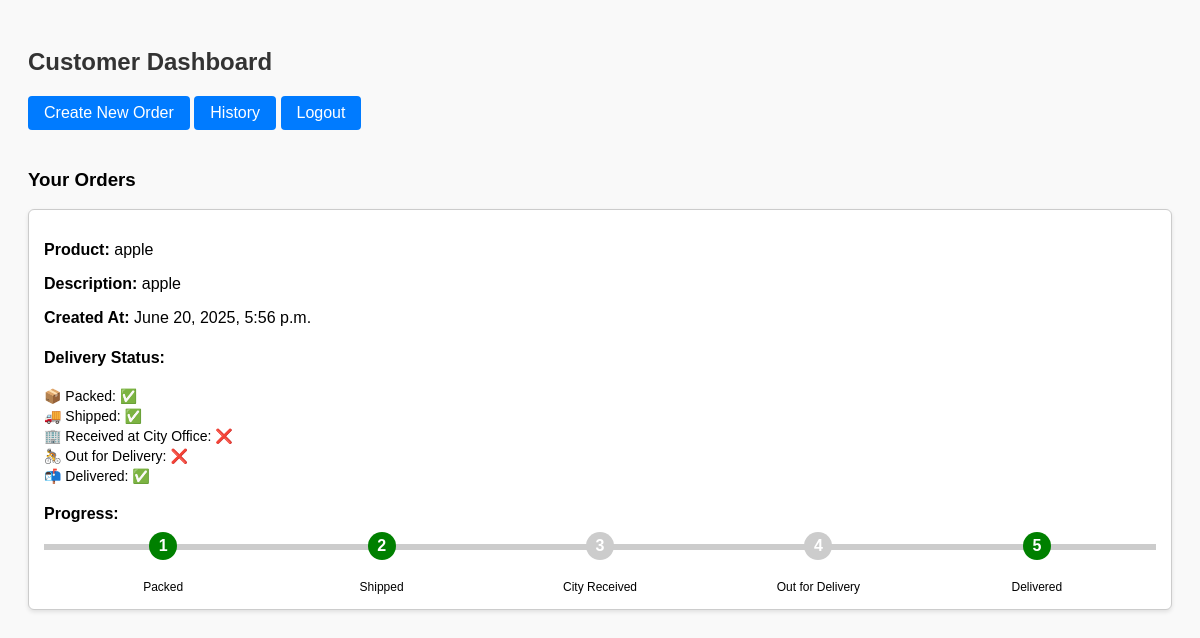
Before: /customer_dashboard/ (signed in) with the older database file.
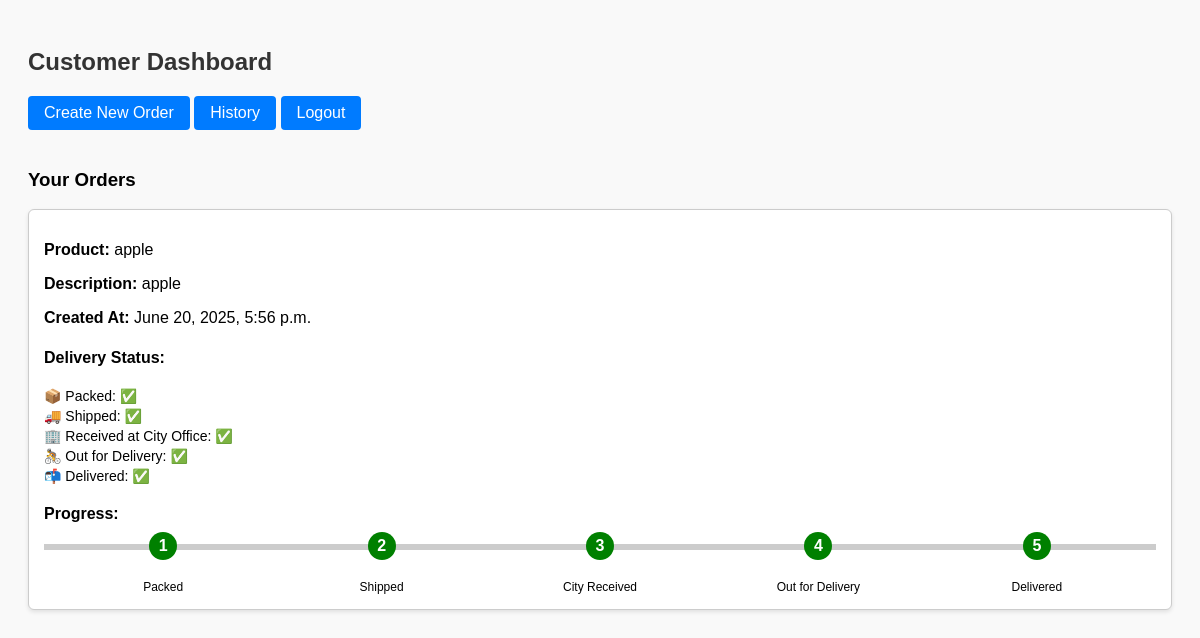
After: the same page with the newer database file.
### delivery_app/models.py (models this page shows, shortened)
class Order(models.Model):
    customer = models.ForeignKey(Customer, on_delete=models.CASCADE)
    product_name = models.CharField(max_length=255)
    description = models.TextField()
    created_at = models.DateTimeField(auto_now_add=True)
    warehouse_manager = models.ForeignKey(WarehouseManager, on_delete=models.SET_NULL, null=True, blank=True)
    city_manager = models.ForeignKey(CityManager, on_delete=models.SET_NULL, null=True, blank=True)
    porter = models.ForeignKey(Porter, on_delete=models.SET_NULL, null=True, blank=True)
    is_packed = models.BooleanField(default=False)
    is_shipped = models.BooleanField(default=False)
    received_at_city = models.BooleanField(default=False)
    out_for_delivery = models.BooleanField(default=False)
    is_delivered = models.BooleanField(default=False)

### delivery_app/views.py (the view)
# urls.py: path('customer_dashboard/', views.customer_dashboard, name='customer_dashboard'),
@login_required
def customer_dashboard(request):
    orders=Order.objects.filter(customer=request.user.customer)
    return render(request,'customer_dashboard.html',{'orders':orders})

### delivery_app/templates/customer_dashboard.html (shortened to what this page needs)
{% load static %}
<!DOCTYPE html>
<html lang="en">
<head>
   <link rel="stylesheet" href="{% static 'css/customer_dashboard.css' %}">
</head>
<body>
  <h2>Customer Dashboard</h2>
  <a href="{% url 'create_order' %}" class="button">Create New Order</a>
  <a href="{% url 'customer_history' %}" class="button"  >History</a>
  <a href="{% url 'logout' %}" class="button"  >Logout</a>
  <h3>Your Orders</h3>
  {% for order in orders %}
    <div class="order-card">
      <p><strong>Product:</strong> {{ order.product_name }}</p>
      <p><strong>Description:</strong> {{ order.description }}</p>
      <p><strong>Created At:</strong> {{ order.created_at }}</p>
      <h4>Delivery Status:</h4>
      <ul>
        <li>📦 Packed: {% if order.is_packed %}✅{% else %}❌{% endif %}</li>
        <li>🚚 Shipped: {% if order.is_shipped %}✅{% else %}❌{% endif %}</li>
        <li>🏢 Received at City Office: {% if order.received_at_city %}✅{% else %}❌{% endif %}</li>
        <li>🚴 Out for Delivery: {% if order.out_for_delivery %}✅{% else %}❌{% endif %}</li>
        <li>📬 Delivered: {% if order.is_delivered %}✅{% else %}❌{% endif %}</li>
      </ul>
      <h4>Progress:</h4>
      <div class="progress-container">
        <div class="progress-step {% if order.is_packed %}completed{% endif %}">
          <span>1</span>
          <label>Packed</label>
        </div>
        <div class="progress-step {% if order.is_shipped %}completed{% endif %}">
          <span>2</span>
          <label>Shipped</label>
        </div>
        <div class="progress-step {% if order.received_at_city %}completed{% endif %}">
          <span>3</span>
          <label>City Received</label>
        </div>
        <div class="progress-step {% if order.out_for_delivery %}completed{% endif %}">
          <span>4</span>
          <label>Out for Delivery</label>
        </div>
        <div class="progress-step {% if order.is_delivered %}completed{% endif %}">
          <span>5</span>
          <label>Delivered</label>
        </div>
      </div>
    </div>
  {% empty %}
    <p>You have no orders yet.</p>
  {% endfor %}
</body>
</html>

### delivery_app/static/css/customer_dashboard.css (style rules this page uses)
body { font-family: Arial, sans-serif; padding: 20px; background: #f9f9f9; }
h2 { color: #333; }
a.button { display: inline-block; margin-bottom: 20px; padding: 8px 16px; background-color: #007bff; color: white; text-decoration: none; border-radius: 4px; }
.order-card { background-color: white; border: 1px solid #ccc; padding: 15px; margin-bottom: 20px; border-radius: 6px; box-shadow: 0 2px 4px rgba(0,0,0,0.1); }
ul { list-style: none; padding-left: 0; }
ul li { margin: 4px 0; font-size: 14px; }
.progress-container { display: flex; justify-content: space-between; align-items: center; margin-top: 20px; padding: 0 10px; position: relative; border-top: 3px solid #ccc; }
.progress-step { position: relative; text-align: center; flex: 1; }
.progress-step span { display: inline-block; width: 28px; height: 28px; line-height: 28px; border-radius: 50%; background-color: #ccc; color: white; font-weight: bold; z-index: 1; position: relative; top: -15px; }
.progress-step.completed span { background-color: green; }
.progress-step label { display: block; margin-top: 5px; font-size: 12px; }
.progress-container::before { content: ''; position: absolute; top: 0; left: 0; height: 3px; width: 100%; background-color: #ccc; z-index: 0; }

Changed rows visible on the page:
changed Order "apple": received_at_city "❌" → "✅"; out_for_delivery "❌" → "✅"
